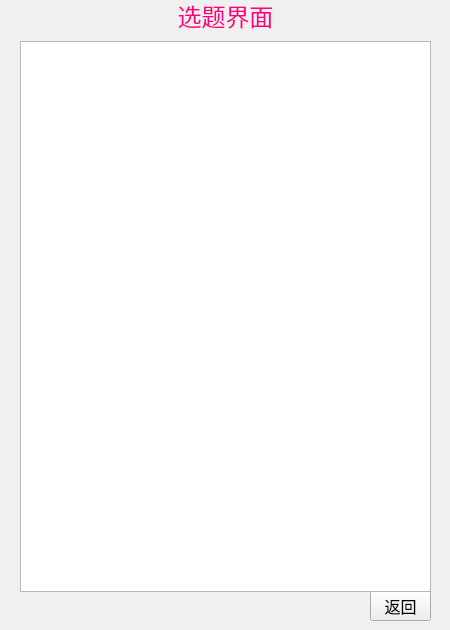
<?xml version="1.0" encoding="UTF-8"?>
<ui version="4.0">
 <class>FileWeiget</class>
 <widget class="QWidget" name="FileWeiget">
  <property name="geometry">
   <rect>
    <x>0</x>
    <y>0</y>
    <width>450</width>
    <height>630</height>
   </rect>
  </property>
  <property name="sizePolicy">
   <sizepolicy hsizetype="Fixed" vsizetype="Fixed">
    <horstretch>0</horstretch>
    <verstretch>0</verstretch>
   </sizepolicy>
  </property>
  <property name="font">
   <font>
    <pointsize>12</pointsize>
   </font>
  </property>
  <property name="windowTitle">
   <string>Form</string>
  </property>
  <widget class="QTreeView" name="topicView">
   <property name="geometry">
    <rect>
     <x>20</x>
     <y>41</y>
     <width>411</width>
     <height>551</height>
    </rect>
   </property>
   <property name="font">
    <font>
     <pointsize>12</pointsize>
    </font>
   </property>
   <property name="styleSheet">
    <string notr="true"/>
   </property>
  </widget>
  <widget class="QWidget" name="widget" native="true">
   <property name="geometry">
    <rect>
     <x>0</x>
     <y>0</y>
     <width>450</width>
     <height>630</height>
    </rect>
   </property>
   <property name="sizePolicy">
    <sizepolicy hsizetype="Fixed" vsizetype="Fixed">
     <horstretch>0</horstretch>
     <verstretch>0</verstretch>
    </sizepolicy>
   </property>
   <property name="font">
    <font>
     <pointsize>12</pointsize>
    </font>
   </property>
   <property name="styleSheet">
    <string notr="true">background-color: rgb(240, 240, 240);</string>
   </property>
   <widget class="QLabel" name="label">
    <property name="geometry">
     <rect>
      <x>10</x>
      <y>0</y>
      <width>431</width>
      <height>31</height>
     </rect>
    </property>
    <property name="font">
     <font>
      <pointsize>18</pointsize>
      <italic>false</italic>
      <bold>false</bold>
     </font>
    </property>
    <property name="styleSheet">
     <string notr="true">color: rgb(255, 0, 127);
font: 18pt &quot;Adobe Arabic&quot;;</string>
    </property>
    <property name="text">
     <string>选题界面</string>
    </property>
    <property name="alignment">
     <set>Qt::AlignCenter</set>
    </property>
   </widget>
   <widget class="QPushButton" name="pushButton_2">
    <property name="geometry">
     <rect>
      <x>370</x>
      <y>590</y>
      <width>61</width>
      <height>31</height>
     </rect>
    </property>
    <property name="font">
     <font>
      <pointsize>12</pointsize>
     </font>
    </property>
    <property name="text">
     <string>返回</string>
    </property>
   </widget>
  </widget>
  <zorder>widget</zorder>
  <zorder>topicView</zorder>
 </widget>
 <resources/>
 <connections/>
</ui>
